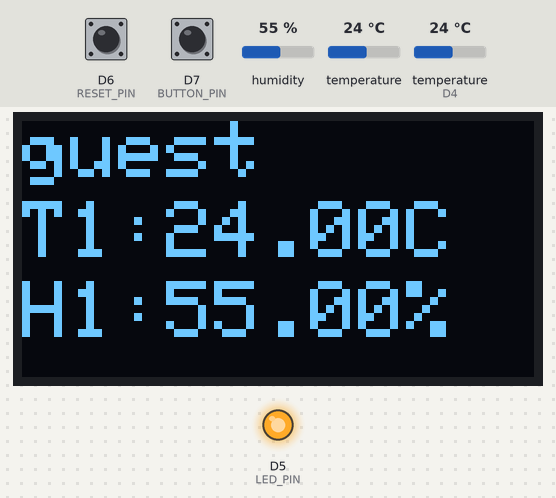
This sketch was run on a simulated ESP8266 (NodeMCU). On the bench: 128×64 one-colour display, output pins drawn as LEDs (lit = HIGH). The inputs (shaded band) are chosen by the test bench; at power-on: humidity 55 %, D7 (BUTTON_PIN) HIGH, temperature 24 °C, temperature (sensor on D4) 24 °C, D6 (RESET_PIN) HIGH. WiFi joins after 1.5 s; servers stay silent unless stated; the local clock reads 2024-03-15 10:24:30 at power-on unless the sketch sets it; EEPROM starts erased; what the sketch prints to the serial monitor is not drawn.

Above: at 3.4 s.
3.5 s: humidity set to 22 %
At 8.0 s:
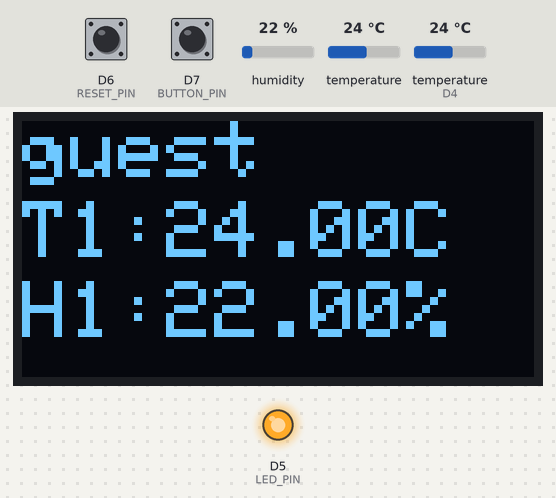
8.3 s: D7 (BUTTON_PIN) pulled LOW for 2.45 s
At 9.9 s:
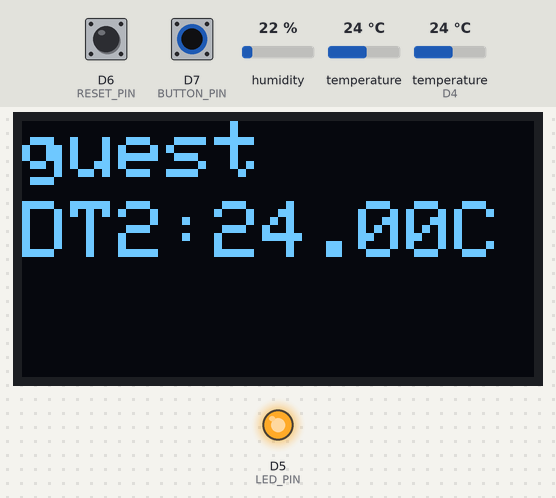
12.2 s: temperature (sensor 0) set to 12 °C
At 14.2 s:
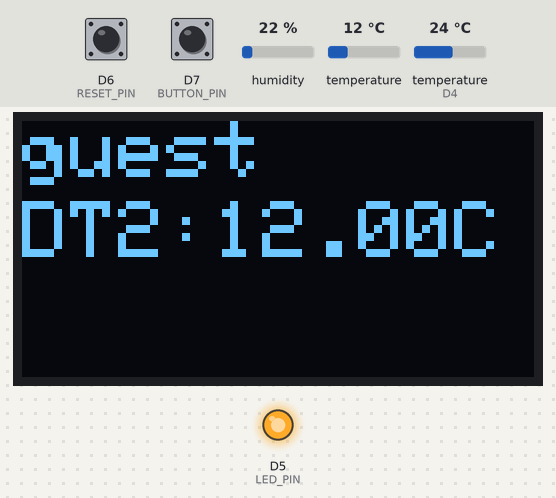
15.0 s: D7 (BUTTON_PIN) pulled LOW for 2.45 s
At 17.2 s:
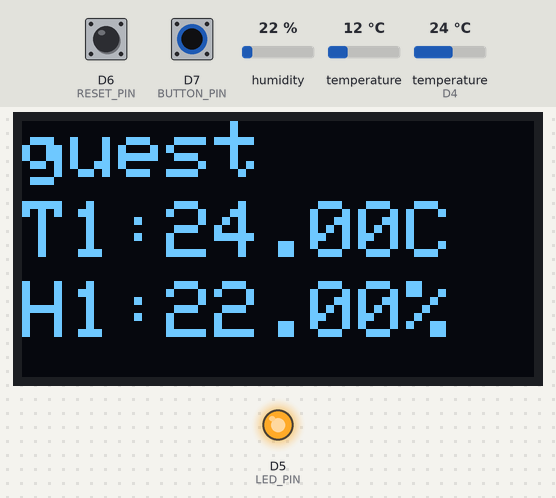
18.9 s: temperature (sensor on D4) set to 12 °C
At 23.8 s:
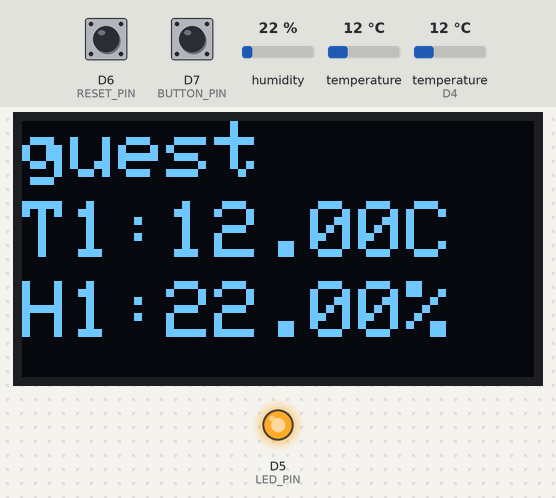
Timing chart, 0 to 25.3 s (numbered marks = the images above; inputs shaded):
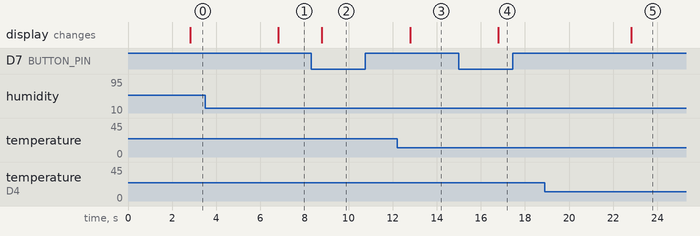

The sketch:

esp8266websocketchild.ino
```cpp
#include <ESP8266WiFi.h>
#include <ArduinoWebsockets.h>
using namespace websockets;
#include <WiFiManager.h>
#include <DHT.h>
#include <OneWire.h>
#include <DallasTemperature.h>
#include <EEPROM.h>
#include <Adafruit_GFX.h>
#include <Adafruit_SSD1306.h>
#include <time.h>

// Pin definitions
#define DHTPIN D4
#define DHTTYPE DHT11
#define ONE_WIRE_BUS D3
#define LED_PIN D5
#define RESET_PIN D6
#define BUTTON_PIN D7       // Define a new pin for the button

// EEPROM settings
#define EEPROM_SIZE 32
#define USERNAME_ADDR 0

/* 05/03/2025 10:06 Now I'm deploying on RAILWAY */
const char* serverIP = "bio-data-production.up.railway.app";
//const uint16_t serverPort = 3002;

DHT dht(DHTPIN, DHTTYPE);
OneWire oneWire(ONE_WIRE_BUS);
DallasTemperature sensors(&oneWire);

WiFiManager wifiManager;
#define SCREEN_WIDTH 128
#define SCREEN_HEIGHT 64
Adafruit_SSD1306 display(SCREEN_WIDTH, SCREEN_HEIGHT, &Wire, -1);

char username[16];
WiFiManagerParameter custom_username("username", "Enter username", "", 16);
WebsocketsClient webSocket;

volatile bool resetTriggered = false;
unsigned long previousMillis = 0;
const long interval = 2000;

// Variables for button handling and display mode
bool displayDT2 = false;       // Display mode flag
bool lastButtonState = HIGH;   // Last button state (not pressed)

void webSocketMessage(WebsocketsMessage message) {
  Serial.printf("WebSocket Message Received: %s\n", message.data().c_str());
}

void webSocketEvent(WebsocketsEvent event, String data) {
  if (event == WebsocketsEvent::ConnectionOpened) {
    Serial.println("WebSocket Connected");
  } else if (event == WebsocketsEvent::ConnectionClosed) {
    Serial.println("WebSocket Disconnected");
  } else if (event == WebsocketsEvent::GotPing) {
    Serial.println("Received Ping");
  } else if (event == WebsocketsEvent::GotPong) {
    Serial.println("Received Pong");
  }
}

void ICACHE_RAM_ATTR resetWiFiSettings() {
  resetTriggered = true;
}

void setup() {
  Serial.begin(115200);
  EEPROM.begin(EEPROM_SIZE);
  dht.begin();
  sensors.begin();

  pinMode(LED_PIN, OUTPUT);
  digitalWrite(LED_PIN, LOW);

  pinMode(RESET_PIN, INPUT_PULLUP);
  attachInterrupt(digitalPinToInterrupt(RESET_PIN), resetWiFiSettings, FALLING);

  pinMode(BUTTON_PIN, INPUT_PULLUP);  // Set button pin as input with pull-up resistor

  Wire.begin(D2, D1);
  if (!display.begin(SSD1306_SWITCHCAPVCC, 0x3C)) {
    Serial.println(F("SSD1306 allocation failed"));
    for (;;);
  }
  display.clearDisplay();
  display.display();

  wifiManager.addParameter(&custom_username);
  wifiManager.autoConnect("ESP8266-Setup-01", "password123");

  Serial.println("Connected to Wi-Fi.");
  Serial.print("IP Address: ");
  Serial.println(WiFi.localIP());

  strcpy(username, custom_username.getValue());
  toLowerCase(username);

  if (strlen(username) > 0) {
    saveUsername(username);
  } else if (isUsernameStored()) {
    getUsername();
  } else {
    strcpy(username, "guest");
  }

  digitalWrite(LED_PIN, HIGH);

  //configTime(0, 0, "pool.ntp.org", "time.nist.gov");
  configTime(-5 * 3600, 0, "pool.ntp.org", "time.nist.gov");
  waitForNTPTime();

  webSocket.onMessage(webSocketMessage);
  webSocket.onEvent(webSocketEvent);
  webSocket.setInsecure();
  String wsUrl = "wss://" + String(serverIP) + "/";
  webSocket.connect(wsUrl);
}

void loop() {
  if (resetTriggered) {
    Serial.println("Reset button pressed! Clearing WiFi settings...");
    wifiManager.resetSettings();
    delay(1000);
    ESP.restart();
  }

  webSocket.poll();

  unsigned long currentMillis = millis();
  if (currentMillis - previousMillis >= interval) {
    previousMillis = currentMillis;

    sensors.requestTemperatures();
    float dsTemperature = sensors.getTempCByIndex(0);
    float temperature = dht.readTemperature();
    float humidity = dht.readHumidity();

    // Read button state to toggle display mode
    bool buttonState = digitalRead(BUTTON_PIN);
    if (buttonState == LOW && lastButtonState == HIGH) {
      displayDT2 = !displayDT2;  // Toggle the display mode
    }
    lastButtonState = buttonState;

    // Update OLED display based on display mode
    if (displayDT2) {
      displayDT2Value(dsTemperature);
    } else {
      displayGreetingAndValues(temperature, humidity);
    }

    String datetime = getDateTimeString();
    String jsonPayload = "{\"username\":\"" + String(username) + "\", \"temperature\":" + String(temperature) + ", \"humidity\":" + String(humidity) + ", \"dsTemperature\":" + String(dsTemperature) + ", \"datetime\":\"" + datetime + "\"}";

    webSocket.send(jsonPayload);

    Serial.print("DHT Temperature: ");
    Serial.print(temperature);
    Serial.print("°C, Humidity: ");
    Serial.print(humidity);
    Serial.println("%");

    Serial.print("DS18B20 Temperature: ");
    Serial.print(dsTemperature);
    Serial.println("°C");
  }
}

// Display greeting and T1/H1 values on OLED
void displayGreetingAndValues(float tempDHT, float humDHT) {
  display.clearDisplay();
  display.setTextSize(2);
  display.setTextColor(SSD1306_WHITE);

  display.setCursor(0, 0);
  //display.print("Hi ");
  display.print(username);

  display.setCursor(0, 20);
  display.print("T1:");
  display.print(tempDHT);
  display.print("C");

  display.setCursor(0, 40);
  display.print("H1:");
  display.print(humDHT);
  display.print("%");

  display.display();
}

// Display only DT2 value on OLED
void displayDT2Value(float tempDS) {
  display.clearDisplay();
  display.setTextSize(2);
  display.setTextColor(SSD1306_WHITE);

  display.setCursor(0, 0);
  //display.print("Hi ");
  display.print(username);

  display.setCursor(0, 20);
  display.print("DT2:");
  display.print(tempDS);
  display.print("C");

  display.display();
}

// Convert username to lowercase
void toLowerCase(char* str) {
  for (int i = 0; str[i]; i++) {
    str[i] = tolower(str[i]);
  }
}

bool isUsernameStored() {
  return EEPROM.read(USERNAME_ADDR) != 0xFF;
}

void getUsername() {
  for (int i = 0; i < 15; i++) {
    username[i] = EEPROM.read(USERNAME_ADDR + i);
  }
  username[15] = '\0';
}

void saveUsername(char* input) {
  for (int i = 0; i < 15; i++) {
    EEPROM.write(USERNAME_ADDR + i, input[i]);
  }
  EEPROM.write(USERNAME_ADDR + 15, '\0');
  EEPROM.commit();
}

void waitForNTPTime() {
  bool ledState = LOW;
  while (time(nullptr) <= 100000) {
    Serial.println("Waiting for NTP time sync...");
    ledState = !ledState;
    digitalWrite(LED_PIN, ledState);
    delay(500);
  }
  digitalWrite(LED_PIN, HIGH);
  Serial.println("NTP time synchronized.");
}

String getDateTimeString() {
  time_t now = time(nullptr);
  struct tm* timeinfo = localtime(&now);
  char buffer[25];
  strftime(buffer, sizeof(buffer), "%Y/%m/%d %H:%M:%S", timeinfo);
  return String(buffer);
}
```

Measured:
- after the input at 3.5 s, the display: changes after 3.3 s (image 1)
- after the input at 8.3 s, the display: changes after 0.49 s (image 2)
- after the input at 12.2 s, the display: changes after 0.59 s (image 3)
- after the input at 15.0 s, the display: changes after 1.8 s (image 4)
- after the input at 18.9 s, the display: changes after 3.9 s (image 5)
